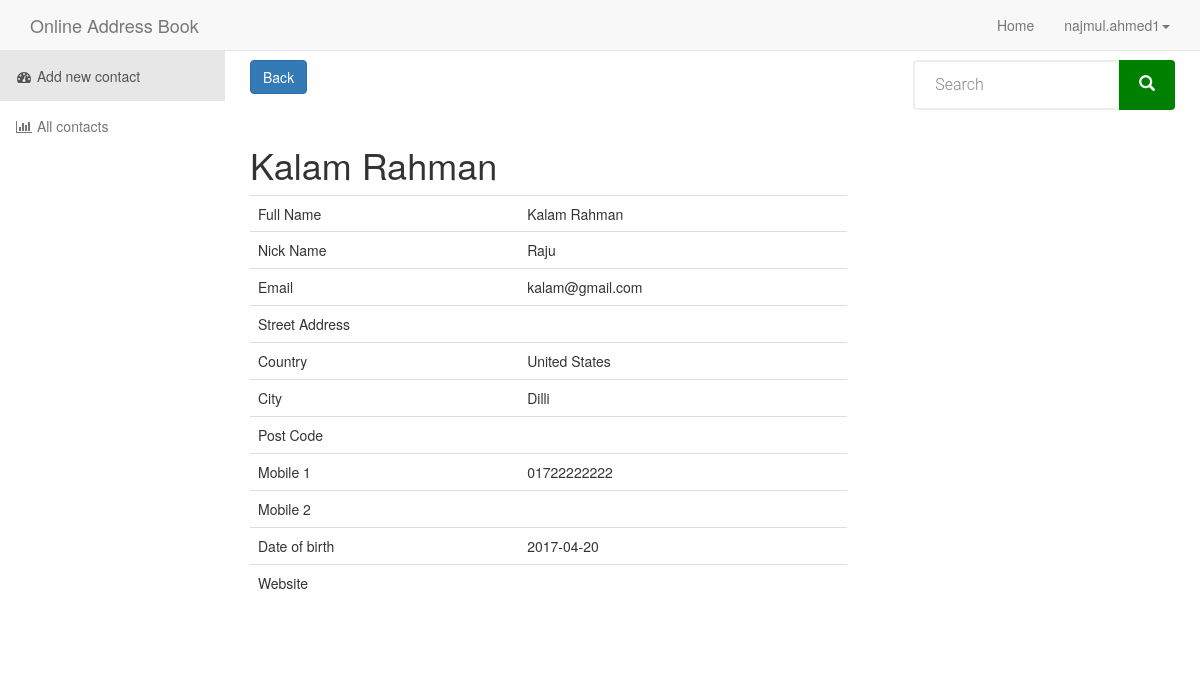
The page /contactDetails.php?details_id=9&user_id=2 (signed in) on the database its author committed.
### tables this page shows
CREATE TABLE `addresses` (
  `id` int(9) NOT NULL,
  `user_id` int(9) NOT NULL,
  `full_name` varchar(255) NOT NULL,
  `nick_name` varchar(255) NOT NULL,
  `email` varchar(255) NOT NULL,
  `street_address` varchar(255) NOT NULL,
  `city` varchar(255) NOT NULL,
  `country` varchar(255) NOT NULL,
  `post_code` varchar(20) NOT NULL,
  `phone1` varchar(20) NOT NULL,
  `phone2` varchar(20) NOT NULL,
  `birthday` varchar(255) NOT NULL,
  `website` varchar(255) NOT NULL,
  `created_at` date NOT NULL,
  `updated_at` date NOT NULL
);

### contactDetails.php (the view, shortened to what this page needs)
<!DOCTYPE html>
<html lang="en">
<?php
        include "include/dbconnection.php" ;
?>
<head>
    <link href="css/bootstrap.min.css" rel="stylesheet">
    <link rel="stylesheet" type="text/css" href="css/formelements.css ">
    <link href="css/bookadmin.css" rel="stylesheet">
    <link href="css/mystyle.css" rel="stylesheet">
    <link href="font-awesome/css/font-awesome.min.css" rel="stylesheet" type="text/css">
</head>
<body>
    <div id="wrapper">
    <section>
      <?php  include "include/navbar.php";?>
</section>
<section>
        <div id="page-wrapper">
            <div class="container-fluid">
                <div class="row">
                    <div class="col-sm-1">
                          <a class="btn btn-primary" href="home.php">Back </a>
                    </div>
                    <div class="col-sm-11">
                         <?php include('search.php'); ?>
                        <?php
                            if(isset($_GET['details_id'])){
                                 $id=$_GET['details_id'];
                                 $query = "SELECT * from addresses where id='$id'";
                                 $query_username_result = mysqli_query($connection,$query);
                                 while( $row=mysqli_fetch_assoc($query_username_result)){
                                           $full_name=$row['full_name'];
                                           $nick_name=$row['nick_name'];
                                           $email=$row['email'];
                                           $street_address=$row['street_address'];
                                           $city=$row['city'];
                                           $country=$row['country'];
                                           $phone1=$row['phone1'];
                                           $phone2=$row['phone2'];
                                           $post_code=$row['post_code'];
                                           $birthday=$row['birthday'];
                                           $website=$row['website'];
                            }
                            }
                        ?>
                    </div>
                </div>
                        <div class="row">
                            <div class="col-sm-8">
                               <div class="panel-body">
                            <table class="table table-border table-hover">
                                <thead>
                                 <h1><?php echo $full_name ; ?></h1>
                            </thead>
                            <tbody>
                               <tr>
                                <td>Full Name</td>
                                <td><?php echo $full_name ;?></td>
                                </tr>
                                <tr>
                                <tr>
                                <td>Nick Name</td>
                                <td><?php echo $nick_name ;?> </td>
                                </tr>
                                <td>Email</td>
                                <td><?php echo $email ;?></td>
                                </tr>
                                <tr>
                                <td>Street Address</td>
                                <td><?php echo $street_address ;?></td>
                                </tr>
                                <tr>
                                <td>Country</td>
                                <td><?php echo $country ;?></td>
                                </tr>
                                <tr>
                                <td>City</td>
                                <td><?php echo $city ;?></td>
                                </tr>
                                <tr>
                                <td>Post Code</td>
                                <td><?php echo $post_code ;?></td>
                                </tr>
                                <tr>
                                <td>Mobile 1</td>
                                <td><?php echo $phone1 ;?></td>
                                </tr>
                                <tr>
                                <td>Mobile 2</td>
                                <td><?php echo $phone2 ;?></td>
                                </tr>
                                <tr>
                                <td>Date of birth</td>
                                <td><?php echo $birthday ;?></td>
                                </tr>
                                <tr>
                                <td>Website</td>
                                <td><?php echo $website ;?></td>
                                </tr>
                            </tbody>
                            </table>
                         </div>
                        </div>
                        <div class="col-sm-4"></div>
                    </div>
         </div>
    </div>
  </section>
</div>
</body>
 </html>

### css/bookadmin.css (style rules this page uses)
body { margin-top: 100px; }
@media (min-width:768px) { body { margin-top: 50px; } }
#wrapper { padding-left: 0; }
#page-wrapper { width: 100%; padding: 0; background-color: #fff; }
@media (min-width:768px) { #wrapper { padding-left: 225px; } }
@media (min-width:768px) { #page-wrapper { padding: 10px; } }

### rows shown on the page
addresses: full_name "Kalam Rahman", nick_name "Raju", email "kalam@gmail.com", country "United States", city "Dilli", phone1 "01722222222", birthday "2017-04-20"

### other values the page prints
$username "najmul.ahmed1"
